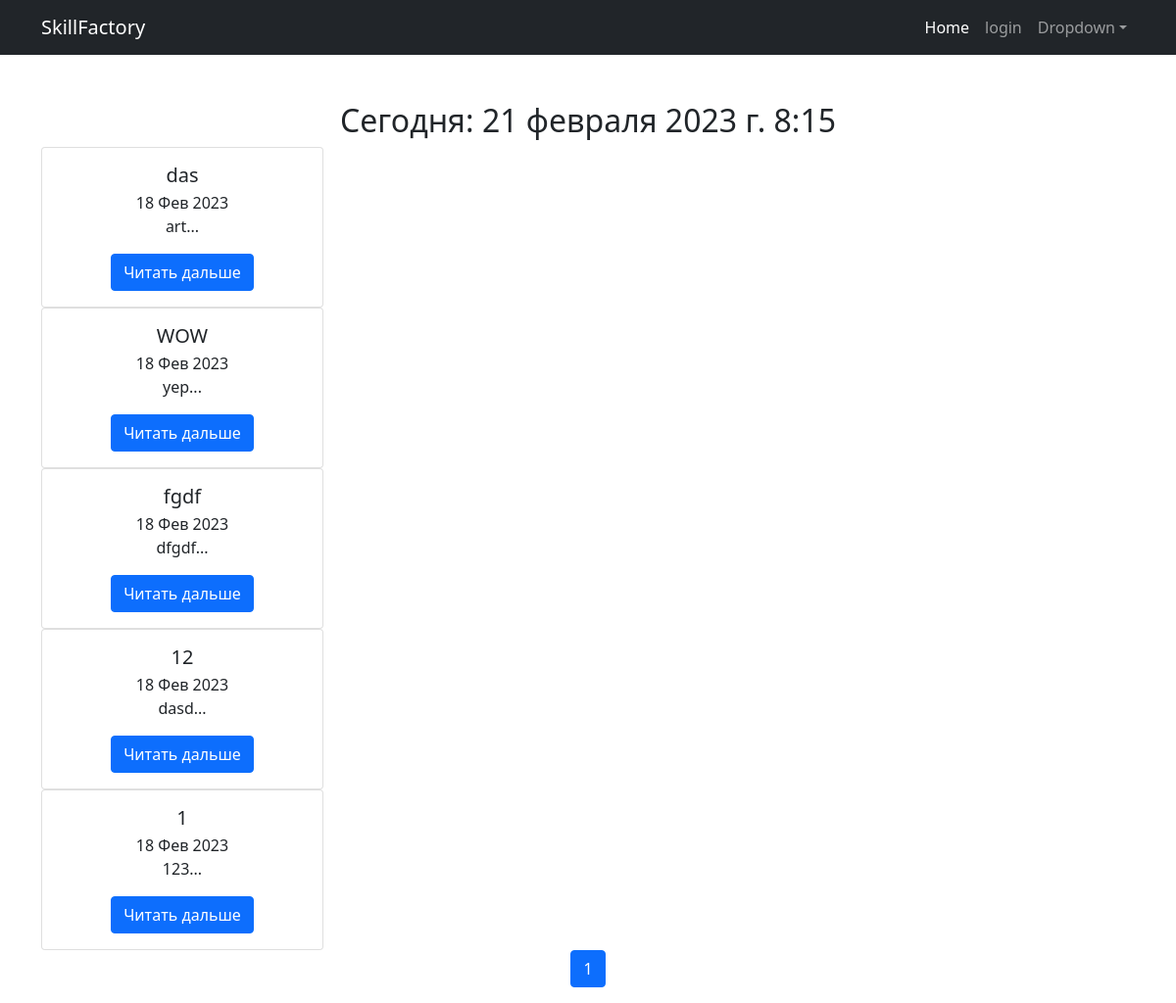
Page /news/ on the committed database.
### news/models.py (models this page shows, shortened)
class Post(models.Model):
    news = 'NW'
    articles = 'AR'
    POSITION = [
        (news, 'Новость'),
        (articles, 'Статья')
    ]
    author_post = models.ForeignKey(Author, on_delete=models.CASCADE)
    category_type = models.CharField(max_length=2, default=news, choices=POSITION)
    date_created = models.DateTimeField(auto_now_add=True)
    category = models.ManyToManyField(Category)
    title = models.CharField(max_length=128, blank=False, null=False)
    text = models.TextField(blank=False, null=False)
    raitingPost = models.SmallIntegerField(default=0, verbose_name='Рэйтинг поста')
    def preview_text(self):
        return f'{self.text[:20]}...'
    class Meta:
        verbose_name = ("Пост")
        verbose_name_plural = ("Посты")

### news/views.py (the view)
# urls.py: path('', NewsList.as_view(), name='news_list'),
class NewsList(ListView):
    raise_exception = True
    model = Post
    template_name = 'news_list.html'
    context_object_name = 'news'
    paginate_by = 10
    ordering = '-date_created'
    def get_context_data(self, **kwargs):
        context = super().get_context_data(**kwargs)
        context['date_now'] = datetime.utcnow()
        return context

### news/templatetags/custom_filters.py (called while the page is built)
@register.filter(name='censor')
def censor(value):
    bad_words = ["дурак", "глупец"]
    for word in bad_words:
        value = value.replace(word, "*" * len(word))
    return value

### templates/news_list.html (shortened to what this page needs)
<!DOCTYPE html>
{% extends 'default.html' %}
{% load custom_filters %}
{% block content %}
<h2>Сегодня: {{date_now}}</h2>
  {% for n in news %}
    <div class="card" style="width: 18rem;">
      <div class="card-body">
        <h5 class="card-title">{{n.title}}</h5>
        <p class='card-subtitle'>{{n.date_created|date:'d M Y'}}</p>
        <p class="card-text">{{n.preview_text|censor}}</p>
        <div class="btn-group">
          <a type="button" href="{% url 'news_detail' n.pk %}" class="btn btn-primary">Читать дальше</a>
        </div>
      </div>
    </div>
  {% endfor %}
<nav aria-label="...">
  <ul class="pagination justify-content-center">
    <li class="page-item active" aria-current="page">
      <span class="page-link">{{ page_obj.number }}</span>
    </li>
  </ul>
</nav>
{% endblock %}

### rows in the picture
Post: title "das", date_created "18 Фев 2023", preview_text|censor "art..."
Post: title "WOW", date_created "18 Фев 2023", preview_text|censor "yep..."
Post: title "fgdf", date_created "18 Фев 2023", preview_text|censor "dfgdf..."
Post: title "12", date_created "18 Фев 2023", preview_text|censor "dasd..."
Post: title "1", date_created "18 Фев 2023", preview_text|censor "123..."

### other values in the picture
{{ date_now }} "21 февраля 2023 г. 8:15"
{{ page_obj.number }} "1"
